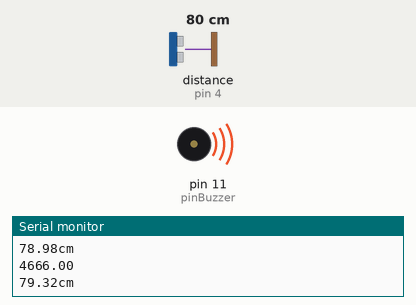
Simulated run of this sketch. Board: Arduino Uno, built with avr-gcc and run on an emulated ATmega328P. On the bench: buzzer (waves = sounding), the last lines printed to the serial monitor. Wiring (inferred from the names in the program): ultrasonic range finder: trigger pin 3; echo pin 4. Inputs (shaded band) come from the test bench; at power-on: distance to the obstacle (sensor on pin 4) 80 cm. The echo pulse lasts 58.3 µs per cm.

Above: at 1.8 s.
1.9 s: distance to the obstacle (sensor on pin 4) set to 120 cm
At 2.5 s:
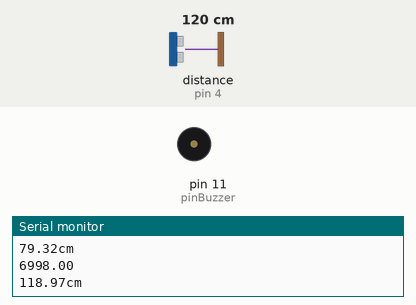
3.5 s: distance to the obstacle (sensor on pin 4) set to 105 cm
5.2 s: distance to the obstacle (sensor on pin 4) set to 96 cm
At 6.4 s:
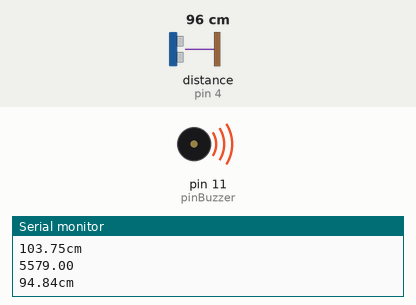
9.3 s: distance to the obstacle (sensor on pin 4) set to 250 cm
At 10.1 s:
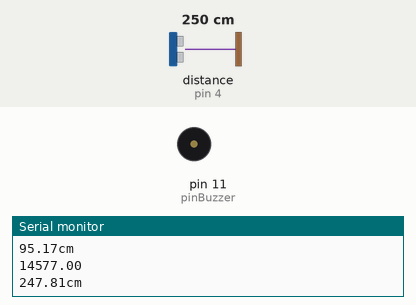
11.0 s: distance to the obstacle (sensor on pin 4) set to 2 cm
At 12.0 s:
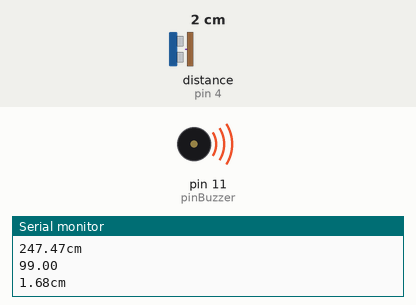
Timing chart, 0 to 16.1 s (numbered marks = the images above; inputs shaded):
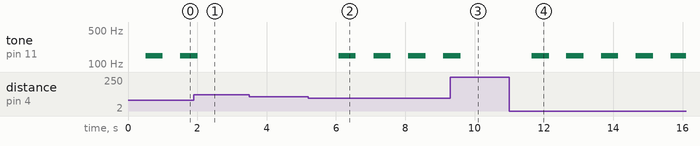

The sketch:

Ultrasonic_and_buzzer.ino
```cpp
int pinGnd = 5;
int pinEcho = 4;
int pinTrigger = 3;
int pinVcc = 2;
int pinGnd2 = 13;
int pinBuzzer = 11;

int aPitchData[8] = {165, 147, 131, 147, 165, 165, 165, 147};


void setup() {
  Serial.begin(115200);

  pinMode(pinGnd, OUTPUT);
  pinMode(pinVcc, OUTPUT);
  pinMode(pinTrigger, OUTPUT);
  pinMode(pinEcho, INPUT);
  digitalWrite(pinGnd, LOW);
  digitalWrite(pinVcc, HIGH);

  pinMode(pinGnd2, OUTPUT);
  digitalWrite(pinGnd2, LOW);
  pinMode(pinBuzzer, OUTPUT);
}

void loop() {
  float fDuration, fDistance;

  digitalWrite(pinTrigger, HIGH);
  delayMicroseconds(10);
  digitalWrite(pinTrigger, LOW);

  fDuration = pulseIn(pinEcho, HIGH);
  Serial.println(fDuration);
  fDistance = ((float)(340 * fDuration)) / 10000 / 2;
  Serial.print(fDistance);
  Serial.println("cm");
  delay(500);

  if (fDistance <= 100)
  {
    tone(pinBuzzer,aPitchData[1]);
    delay(500);
    noTone(pinBuzzer);
  }

  else if
  (fDistance <= 10)
  {
    tone(pinBuzzer,aPitchData[8]);
    delay(100);
    noTone(pinBuzzer);
  }
}
```

Measured:
- the behaviour switches between 102 and 101 cm on distance to the obstacle (sensor on pin 4) (found by bisection; images 1 and 2)
- after the input at 1.9 s, tone on pin 11 (pinBuzzer): goes on until 2.0 s, then stays silent
- after the input at 5.2 s, tone on pin 11 (pinBuzzer): alternates 147 Hz for 0.50 s and silent for 0.51 s, starting after 0.88 s
- after the input at 9.3 s, tone on pin 11 (pinBuzzer): goes on until 9.6 s, then stays silent
- after the input at 11.0 s, tone on pin 11 (pinBuzzer): alternates 147 Hz for 0.50 s and silent for 0.50 s, starting after 0.65 s
